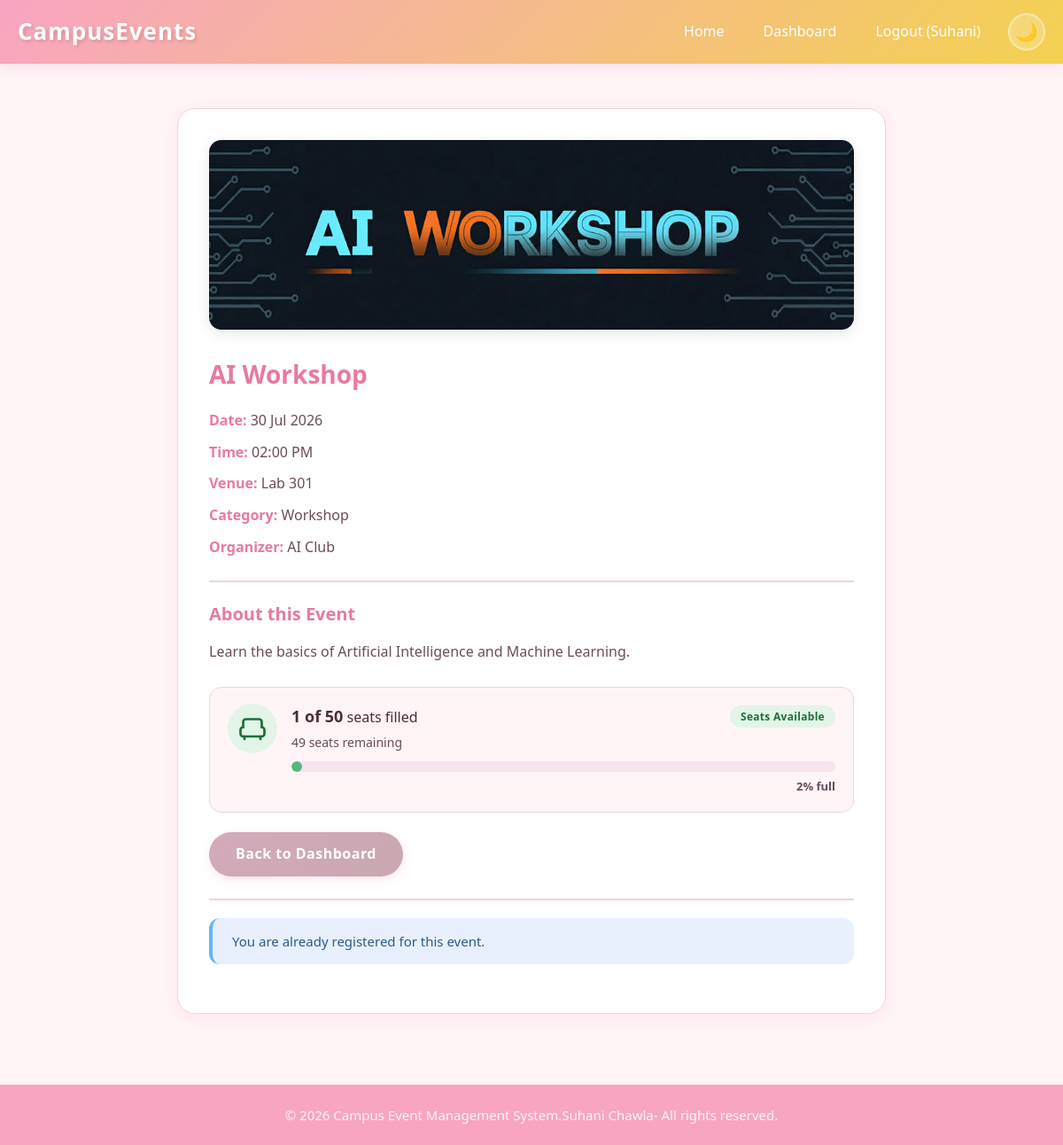
The page /dashboard.php?view=3 (signed in) on the database its author committed.
### tables this page shows
CREATE TABLE `events` (
  `id` int(11) NOT NULL,
  `title` varchar(200) NOT NULL,
  `description` text DEFAULT NULL,
  `event_date` date NOT NULL,
  `event_time` time DEFAULT NULL,
  `venue` varchar(200) DEFAULT NULL,
  `category` varchar(100) DEFAULT NULL,
  `organizer` varchar(100) DEFAULT NULL,
  `image` varchar(255) DEFAULT NULL,
  `capacity` int(10) unsigned NOT NULL DEFAULT 50,
  `created_at` timestamp NOT NULL DEFAULT current_timestamp()
);

### includes/event_helpers.php (called while the page is built, shortened)
<?php
function get_seat_info($registered, $capacity) {
    $registered = max(0, (int)$registered);
    $capacity   = (int)$capacity;
    $seat = array(
        "unlimited"  => false,
        "registered" => $registered,
        "capacity"   => $capacity,
        "available"  => 0,
        "percent"    => 0,
        "label"      => "Seats Available",
        "class"      => "status-available"
    );
    $available = $capacity - $registered;
    $percent = (int)round(($registered / $capacity) * 100);
    $seat["available"] = $available;
    $seat["percent"]   = $percent;
    return $seat;
}

### dashboard.php (the view, shortened to what this page needs)
<?php
include 'includes/config.php';
$user_id = $_SESSION['user_id'];
include_once 'includes/event_helpers.php';
if (isset($_GET['view'])) {
    $event_id = (int)$_GET['view'];
    $stmt = mysqli_prepare($conn, "SELECT e.*, COUNT(r.id) AS registered_count
                                   FROM events e
                                   LEFT JOIN registrations r ON r.event_id = e.id
                                   WHERE e.id = ?
                                   GROUP BY e.id");
    $event = null;
    if ($stmt) {
        mysqli_stmt_bind_param($stmt, "i", $event_id);
        if (mysqli_stmt_execute($stmt)) {
            $result = mysqli_stmt_get_result($stmt);
            $event  = $result ? mysqli_fetch_assoc($result) : null;
        }
    }
    $already_registered = false;
    $check = mysqli_prepare($conn, "SELECT id FROM registrations WHERE user_id = ? AND event_id = ?");
    if ($check) {
        mysqli_stmt_bind_param($check, "ii", $user_id, $event_id);
        mysqli_stmt_execute($check);
        mysqli_stmt_store_result($check);
        if (mysqli_stmt_num_rows($check) > 0) {
            $already_registered = true;
        }
    }
    $seat    = get_seat_info(isset($event['registered_count']) ? $event['registered_count'] : 0,
                             isset($event['capacity']) ? $event['capacity'] : 0);
    $is_full = (!$seat['unlimited'] && $seat['available'] == 0);
    include 'includes/header.php';
?>
<div class="event-detail">
    <?php if ($event['image']) { ?>
        <img src="uploads/<?= $event['image'] ?>" alt="<?= htmlspecialchars($event['title']) ?>" class="event-detail-img">
    <?php } ?>
    <h1><?= htmlspecialchars($event['title']) ?></h1>
    <div class="event-info">
        <p><strong>Date:</strong> <?= date("d M Y", strtotime($event['event_date'])) ?></p>
        <p><strong>Time:</strong> <?= date("h:i A", strtotime($event['event_time'])) ?></p>
        <p><strong>Venue:</strong> <?= htmlspecialchars($event['venue']) ?></p>
        <p><strong>Category:</strong> <?= htmlspecialchars($event['category']) ?></p>
        <p><strong>Organizer:</strong> <?= htmlspecialchars($event['organizer']) ?></p>
    </div>
    <div class="event-description">
        <h3>About this Event</h3>
        <p><?= nl2br($event['description']) ?></p>
    </div>
    <?php if ($seat['unlimited']) { ?>
        <div class="seat-info status-available">
            <div class="seat-icon" aria-hidden="true">
                <svg xmlns="http://www.w3.org/2000/svg" viewBox="0 0 24 24" fill="none" stroke="currentColor" stroke-width="1.8" stroke-linecap="round" stroke-linejoin="round" width="36" height="36"><path d="M5 11V7a2 2 0 0 1 2-2h10a2 2 0 0 1 2 2v4"/><path d="M5 11a2 2 0 0 0-2 2v3a2 2 0 0 0 2 2h14a2 2 0 0 0 2-2v-3a2 2 0 0 0-2-2"/><path d="M6 18v2"/><path d="M18 18v2"/></svg>
            </div>
            <div class="seat-details">
                <div class="seat-headline">
                    <p class="seat-filled"><?= $seat['registered'] ?> students registered</p>
                    <span class="status-badge status-available">Seats Available</span>
                </div>
                <p class="seat-remaining">Open registration &ndash; no seat limit</p>
            </div>
        </div>
    <?php } else { ?>
        <div class="seat-info <?= $seat['class'] ?>">
            <div class="seat-icon" aria-hidden="true">
            </div>
            <div class="seat-details">
                <div class="seat-headline">
                    <p class="seat-filled"><strong><?= $seat['registered'] ?> of <?= $seat['capacity'] ?></strong> seats filled</p>
                    <span class="status-badge <?= $seat['class'] ?>"><?= $seat['label'] ?></span>
                </div>
                <p class="seat-remaining"><?= $seat['available'] ?> seats remaining</p>
                <div class="progress-bar progress-lg" role="progressbar"
                     aria-valuemin="0" aria-valuemax="100"
                     aria-valuenow="<?= $seat['percent'] ?>"
                     aria-label="<?= $seat['percent'] ?>% of seats filled">
                    <div class="progress-fill" style="width: <?= $seat['percent'] ?>%;"></div>
                </div>
                <p class="seat-percent"><?= $seat['percent'] ?>% full</p>
            </div>
        </div>
    <?php } ?>
    <p><a href="dashboard.php" class="btn btn-secondary">Back to Dashboard</a></p>
    <div class="event-register-section">
        <?php if ($already_registered) { ?>
            <div class="alert alert-info">You are already registered for this event.</div>
        <?php } elseif ($is_full) { ?>
            <button type="button" class="btn btn-primary btn-disabled" disabled>Event Full</button>
        <?php } ?>
    </div>
</div>
<?php include 'includes/footer.php';
exit();
}
include 'includes/header.php';
?>
<?php include 'includes/footer.php'; ?>

### assets/css/style.css (style rules this page uses)
:root { --bg-primary: #fff5f7; --bg-secondary: #fff; --bg-card: #fff; --bg-navbar: linear-gradient(135deg, #f8a5c2, #f3d250); --bg-hero: linear-gradient(135deg, #f8a5c2, #f3d250); --bg-footer: #f8a5c2; --text-primary: #4a2c3a; --text-secondary: #6b4c5a; --text-light: #fff; --hero-text-color: #4a2c3a; --border-color: #f0d4dc; --shadow: 0 4px 20px rgba(248, 165, 194, 0.2); --shadow-hover: 0 8px 30px rgba(248, 165, 194, 0.3); --accent-pink: #f8a5c5; --accent-yellow: #f3d250; --accent-pink-dark: #e87a9e; --accent-yellow-dark: #e0c040; --input-bg: #fff; --table-hover: #fef0f4; --table-border: #f0d4dc; --alert-success-bg: #e8f8e8; --alert-success-text: #2d6a2d; --alert-error-bg: #fde8e8; --alert-error-text: #8a2d2d; --alert-info-bg: #e8f0fe; --alert-info-text: #2d5a8a; }
* { margin: 0; padding: 0; box-sizing: border-box; }
body { font-family: 'Segoe UI', Tahoma, Geneva, Verdana, sans-serif; background-color: var(--bg-primary); color: var(--text-primary); line-height: 1.6; transition: background-color 0.4s ease, color 0.4s ease; }
a { text-decoration: none; color: var(--accent-pink-dark); }
.btn { display: inline-block; padding: 12px 30px; border-radius: 50px; font-size: 16px; cursor: pointer; border: none; transition: all 0.3s ease; font-weight: 600; letter-spacing: 0.5px; box-shadow: 0 3px 10px rgba(248, 165, 194, 0.3); }
.btn-secondary { background: linear-gradient(135deg, #d4aabb, #c8a8b0); color: #fff; }
.alert { padding: 14px 22px; border-radius: 12px; margin-bottom: 20px; font-size: 15px; font-weight: 500; }
.alert-info { background: var(--alert-info-bg); color: var(--alert-info-text); border-left: 4px solid #64b5f6; }
.event-detail { max-width: 800px; margin: 30px auto; background: var(--bg-card); padding: 35px; border-radius: 20px; box-shadow: var(--shadow); border: 1px solid var(--border-color); transition: background 0.3s ease, box-shadow 0.3s ease; }
.event-detail-img { width: 100%; max-height: 350px; object-fit: cover; border-radius: 14px; margin-bottom: 20px; box-shadow: 0 4px 15px rgba(0,0,0,0.1); }
.event-detail h1 { color: var(--accent-pink-dark); margin-bottom: 18px; font-size: 28px; }
.event-info p { margin-bottom: 10px; font-size: 16px; color: var(--text-secondary); }
.event-info strong { color: var(--accent-pink-dark); }
.event-description { margin: 25px 0; padding-top: 20px; border-top: 2px solid var(--border-color); }
.event-description h3 { margin-bottom: 12px; color: var(--accent-pink-dark); font-size: 20px; }
.event-description p { color: var(--text-secondary); line-height: 1.8; }
.event-register-section { margin-top: 25px; padding-top: 20px; border-top: 2px solid var(--border-color); }
.status-badge { display: inline-block; padding: 3px 12px; border-radius: 50px; font-size: 12px; font-weight: 700; letter-spacing: 0.3px; white-space: nowrap; transition: background-color 0.3s ease, color 0.3s ease; }
.status-available { background: #e3f4e8; color: #1e6f38; }
.progress-bar { width: 100%; height: 8px; border-radius: 999px; background: var(--cap-track); overflow: hidden; margin-top: 8px; }
.progress-bar .progress-fill { height: 100%; border-radius: 999px; transition: width 0.5s ease; }
.status-available .progress-fill { background-color: #58b87b; }
.progress-lg { height: 12px; margin-top: 10px; }
.seat-info { --cap-track: #f6e3ec; display: flex; align-items: flex-start; gap: 16px; background: var(--bg-primary); border: 1px solid var(--border-color); border-radius: 14px; padding: 18px 20px; margin: 22px 0; }
.seat-icon { flex-shrink: 0; width: 56px; height: 56px; display: flex; align-items: center; justify-content: center; border-radius: 50%; transition: color 0.3s ease; }
.status-available .seat-icon { color: #1e6f38; background: #e3f4e8; }
.seat-details { flex: 1; min-width: 0; }
.seat-headline { display: flex; align-items: center; justify-content: space-between; gap: 10px; flex-wrap: wrap; }
.seat-filled { font-size: 16px; color: var(--text-primary); margin: 0; }
.seat-filled strong { font-size: 18px; }
.seat-remaining { font-size: 14px; color: var(--text-secondary); margin-top: 4px; }
.seat-percent { font-size: 13px; font-weight: 600; color: var(--text-secondary); margin-top: 6px; text-align: right; }

### rows shown on the page
events: image (picture), title "AI Workshop", event_date "30 Jul 2026", event_time "02:00 PM", venue "Lab 301", category "Workshop", organizer "AI Club", description "Learn the basics of Artificial Intelligence and Machine Learning.", capacity "50"

### other values the page prints
$_SESSION['user_name'] "Suhani"
$seat['registered'] "1"
$seat['label'] "Seats Available"
$seat['available'] "49"
$seat['percent'] "2"
